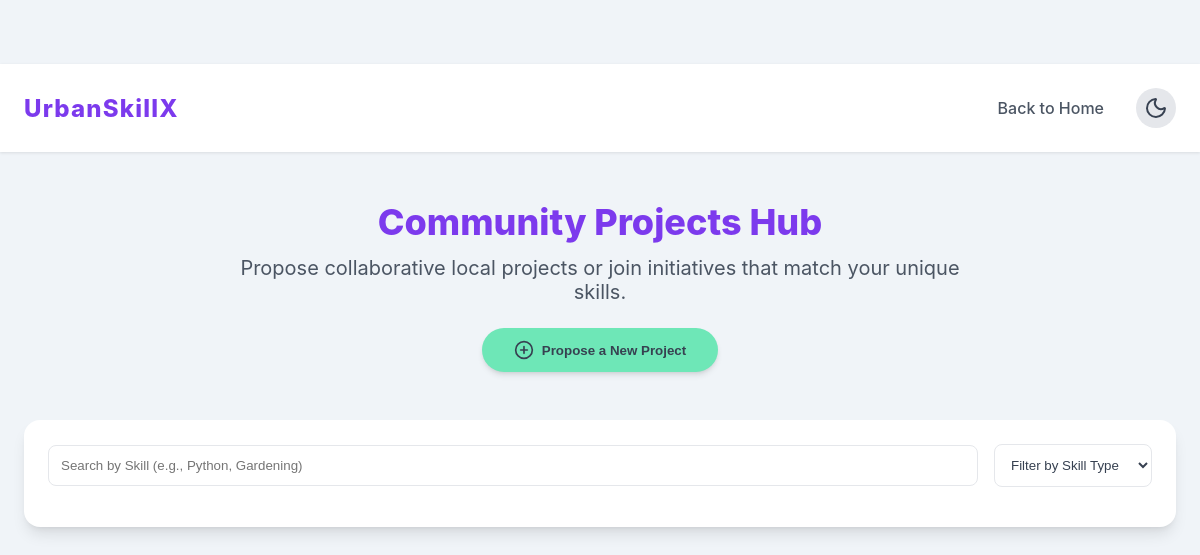
The app's page /micros/community/, older data.
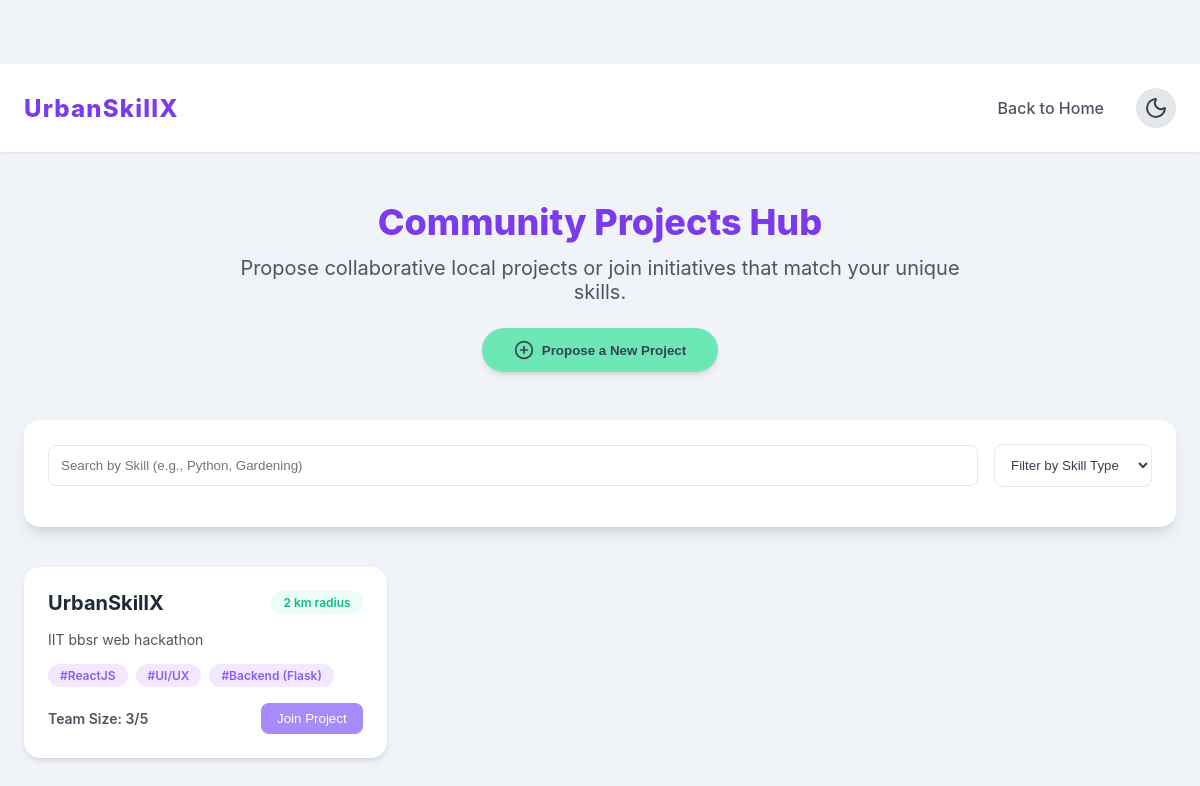
The same page, newer data.
### micros/models.py (models this page shows, shortened)
class Project(models.Model):
    name = models.CharField(max_length=100, unique=True)
    community = models.ForeignKey(Community, on_delete=models.CASCADE, related_name="projects")
    description = models.TextField(blank=True)

### micros/views.py (the view)
# urls.py: path('community/', views.Communities, name="community_url"),
def Communities(request):
    projects = Project.objects.all()
    return render(request, 'micros/community.html', {"projects": projects})

### micros/templates/micros/community.html (shortened to what this page needs)
<!DOCTYPE html>
<html lang="en" class="transition-colors duration-300">
<head>
</head>
<body>
    <header>
        <div>
            <h1>
                <a href="{% url "homepage" %}" style="color: #7c3aed; text-decoration: none;">UrbanSkillX</a>
            </h1>
            <nav>
                <a href="{% url "homepage" %}">Back to Home</a>
                <button id="theme-toggle" title="Toggle dark mode">
                    <i></i>
                </button>
            </nav>
        </div>
    </header>
    <main>
        <div class="hero-cta">
            <h2 style="color: #7c3aed;">Community Projects Hub</h2>
            <p>
                Propose collaborative local projects or join initiatives that match your unique skills.
            </p>
            <button id="propose-btn" class="btn-propose" onclick="window.location.href = '{% url "micros:create-community_url" %}'">
                <i data-lucide="plus-circle" style="width: 1.25rem; height: 1.25rem; margin-right: 0.5rem;"></i>
                Propose a New Project
            </button>
        </div>
        <div class="filter-bar">
            <input type="text" placeholder="Search by Skill (e.g., Python, Gardening)" class="modal-form-input">
            <select class="modal-form-select">
                <option>Filter by Skill Type</option>
            </select>
        </div>
        <div class="projects-grid">
            {% for project in projects %}
            <div class="project-card">
                <div class="card-header-flex">
                    <h4>{{ project.name }}</h4>
                    <span class="tag-location">2 km radius</span>
                </div>
                <p>
                    {{ project.description }}
                </p>
                <div class="tags-flex">
                    <span class="tag-skill">#ReactJS</span>
                    <span class="tag-skill">#UI/UX</span>
                    <span class="tag-skill">#Backend (Flask)</span>
                </div>
                <div class="card-footer-flex">
                    <div>Team Size: 3/5</div>
                    <button class="btn-join">Join Project</button>
                </div>
            </div>
            {% endfor %}
        </div>
    </main>
</body>
</html>

Row changes from the older to the newer data that the page shows:
added Project: name "UrbanSkillX", description "IIT bbsr web hackathon"
